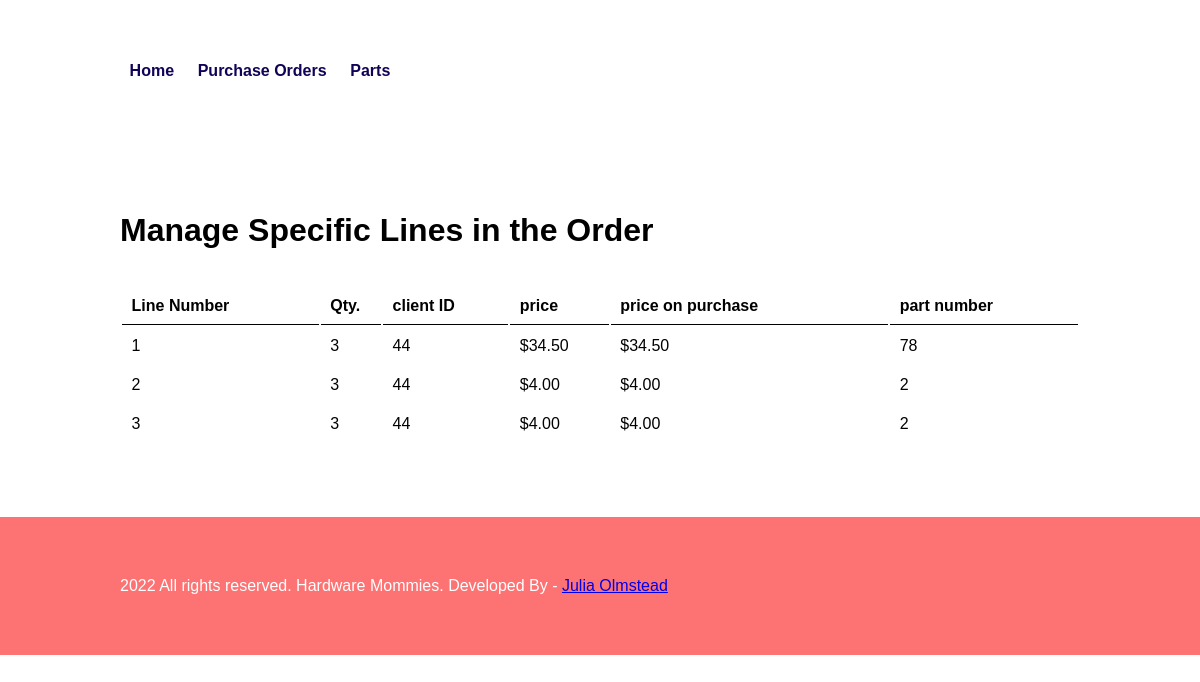
Screenshot of /hardware-order/admin639/manage-lines639.php?PurchaseOrder0639_poNo639=1 with the database file from the repository.
### tables this page shows
CREATE TABLE `Lines0639` (
  `LineNO639` int(11) NOT NULL,
  `Qty639` varchar(45) DEFAULT NULL,
  `PurchaseOrder0639_poNo639` int(11) NOT NULL,
  `clientID639` int(11) NOT NULL,
  `price639` decimal(10,2) DEFAULT NULL,
  `priceOnPurchase639` decimal(10,2) DEFAULT NULL,
  `Part639_PartNO639` int(11) NOT NULL
);

### hardware-order/admin639/manage-lines639.php (the view, shortened to what this page needs)
<?php include ('partials/menu.php');
  ?>
<div class = "main-content">
       <div class = "wrapper">
           <h1> Manage Specific Lines in the Order </h1>
<br><br>
<table class="tbl-full">
    <tr>
        <th>Line Number</th>
        <th>Qty.</th>
        <th>client ID</th>
        <th>price</th>
        <th>price on purchase</th>
        <th>part number</th>
  <?php
    if(isset($_GET['PurchaseOrder0639_poNo639']))
    {
        $PurchaseOrder0639_poNo639 = $_GET['PurchaseOrder0639_poNo639'];
        $sql = "SELECT * FROM Lines0639 WHERE PurchaseOrder0639_poNo639=$PurchaseOrder0639_poNo639 ORDER BY LineNO639";
        $res = mysqli_query($conn, $sql);
        $count = mysqli_num_rows($res);
        if($count>0)
        {
         while($row=mysqli_fetch_assoc($res))
         {
     $LineNO639 = $row['LineNO639'];
     $Qty639 = $row['Qty639'];
     $clientID639 = $row['clientID639'];
     $price639 = $row['price639'];
     $priceOnPurchase639 = $row['priceOnPurchase639'];
     $Part639_PartNO639 = $row['Part639_PartNO639'];
             ?>
  </tr>
                 <tr>
                     <td><?php echo $LineNO639; ?></td>
                     <td><?php echo $Qty639; ?></td>
                     <td><?php echo $clientID639; ?></td>
                     <td>$<?php echo $price639; ?></td>
                     <td>$<?php echo $priceOnPurchase639; ?></td>
                     <td><?php echo $Part639_PartNO639; ?></td>
                 </tr>
             <?php
         }
     }
    }
    else
    {
        echo "Orders not Available";
        header('location:'.SITEURL.'admin639/manage-parts.php');
    }
?>
</table>
</div>
</div>
<?php include ('partials/footer.php'); ?>

### hardware-order/css/admin639.css (style rules this page uses)
* { margin: 0; padding: 0; font-family: Arial, Helvetica, sans-serif }
.wrapper { padding: 5%; width: 80%; margin: 2px auto; }
.main-content { margin: 1% 0; }
.tbl-full { width: 100%; }
table tr th { border-bottom: 1px solid black; padding: 1%; text-align: left; }
table tr td { padding: 1%; }

### rows the page displays
lines0639: LineNO639 "1", Qty639 "3", clientID639 "44", price639 "34.50", priceOnPurchase639 "34.50", Part639_PartNO639 "78"
lines0639: LineNO639 "2", Qty639 "3", clientID639 "44", price639 "4.00", priceOnPurchase639 "4.00", Part639_PartNO639 "2"
lines0639: LineNO639 "3", Qty639 "3", clientID639 "44", price639 "4.00", priceOnPurchase639 "4.00", Part639_PartNO639 "2"
